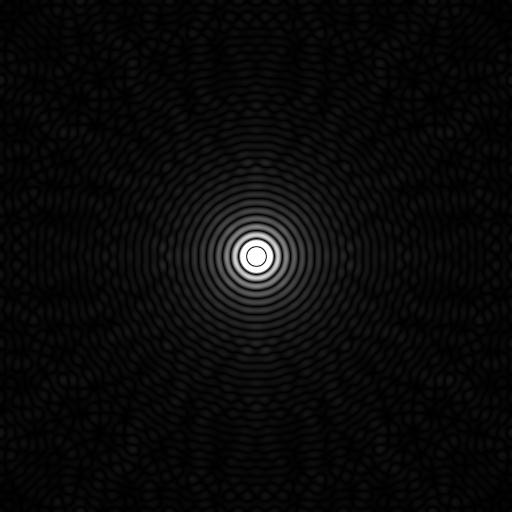
#> input picture data/synthetic/lines.png, 512 x 512 px, found by its file name
$ python fft_basic_analysis.py
#> lines starting #> are read from the running program, lines starting #| are printed output that depends on the picture
import numpy as np
import cv2
import matplotlib.pyplot as plt

# Create a white image
img = np.ones((512, 512), dtype=np.uint8) * 255

# Apply FFT
f = np.fft.fft2(img)
fshift = np.fft.fftshift(f)
magnitude_spectrum = 20 * np.log(np.abs(fshift) + 1)

# Display results
plt.figure(figsize=(10, 4))
plt.subplot(1, 2, 1)
plt.imshow(img, cmap='gray')
plt.title('White Image')
plt.axis('off')

plt.subplot(1, 2, 2)
plt.imshow(magnitude_spectrum, cmap='gray')
plt.title('FFT Amplitude Spectrum')
plt.axis('off')
plt.show()
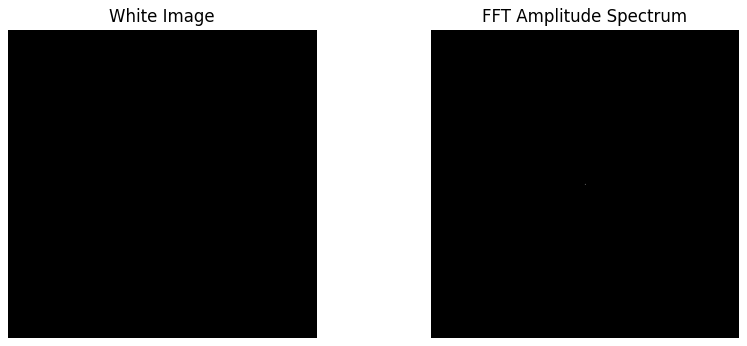
#> figure drawn by matplotlib, 2 panels

# Load image with line patterns
img_lines = cv2.imread('data/synthetic/lines.png', 0)
#> img_lines is the input picture: shape (512, 512); min 0, max 255, mean 9.8

f = np.fft.fft2(img_lines)
fshift = np.fft.fftshift(f)
magnitude_spectrum = 20 * np.log(np.abs(fshift) + 1)
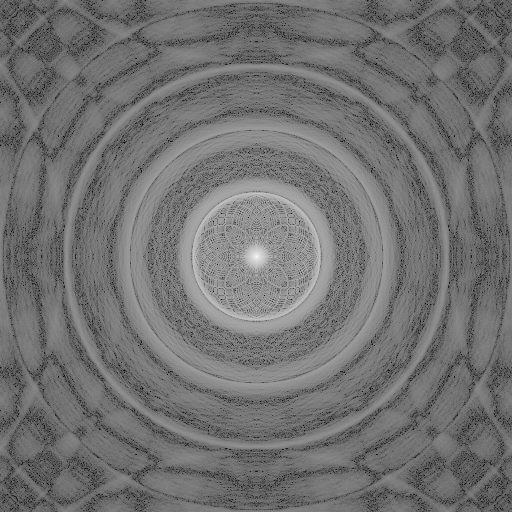
#> magnitude_spectrum: shape (512, 512) float64; min 1.74, max 295.3, mean 133.2; drawn with min black and max white

plt.figure(figsize=(10, 4))
plt.subplot(1, 2, 1)
plt.imshow(img_lines, cmap='gray')
plt.title('Spatial Domain')
plt.axis('off')

plt.subplot(1, 2, 2)
plt.imshow(magnitude_spectrum, cmap='gray')
plt.title('FFT Spectrum')
plt.axis('off')
plt.show()
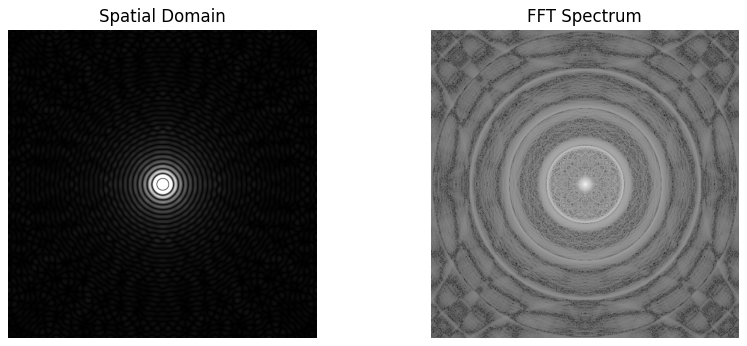
#> figure drawn by matplotlib, 2 panels
